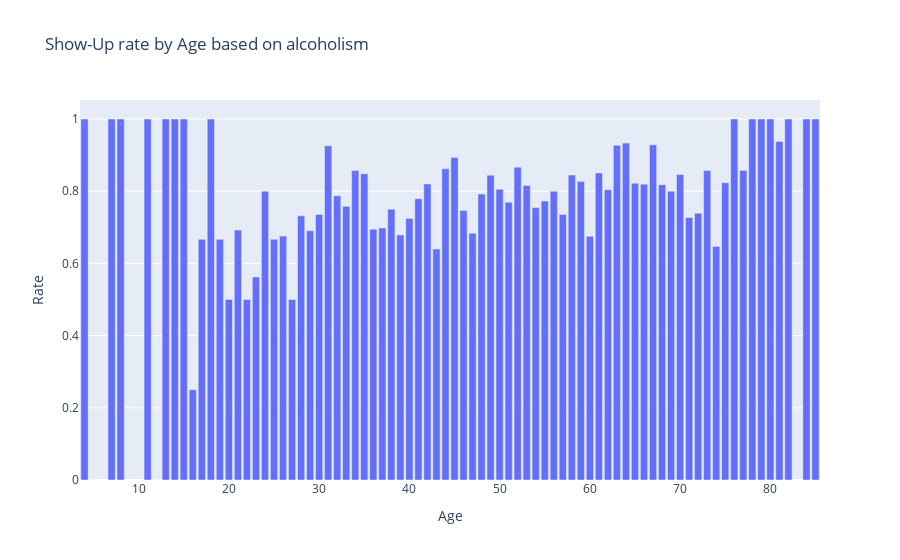

Notebook source saved alongside this figure:
### Code cell
alcoholism = age_based_data[age_based_data['Category'] == 'Alcoholism']
hypertension = age_based_data[age_based_data['Category'] == 'Hypertension']
diabetes = age_based_data[age_based_data['Category'] == 'Diabetes']
handicap = age_based_data[age_based_data['Category'] == 'Handicap']

plot1 = go.Bar(
    x= alcoholism['Age'],
    y= alcoholism['Show-Up Rate'],
    text= alcoholism['Age'],
    name="Age")

layout = dict(title = "Show-Up rate by Age based on alcoholism",barmode='group',xaxis=dict({"title":"Age"}),
             yaxis=dict({"title":"Rate"}))
dat = [plot1]
fig = go.Figure(data=dat,layout=layout)
iplot(fig,filename='grouped-bar')

### Figure 1 — Plotly figure (JSON) as saved in the notebook; plotly's stock layout.template omitted (floating-point values rounded to 4 significant figures)
{"data": [{"name": "Age", "text": [4, 5, 7, 8, 11, 12, 13, 14, 15, 16, 17, 18, 19, 20, 21, 22, 23, 24, 25, 26, 27, 28, 29, 30, 31, 32, 33, 34, 35, 36, 37, 38, 39, 40, 41, 42, 43, 44, 45, 46, 47, 48, 49, 50, 51, 52, 53, 54, 55, 56, 57, 58, 59, 60, 61, 62, 63, 64, 65, 66, 67, 68, 69, 70, 71, 72, 73, 74, 75, 76, 77, 78, 79, 80, 81, 82, 84, 85], "type": "bar", "x": [4, 5, 7, 8, 11, 12, 13, 14, 15, 16, 17, 18, 19, 20, 21, 22, 23, 24, 25, 26, 27, 28, 29, 30, 31, 32, 33, 34, 35, 36, 37, 38, 39, 40, 41, 42, 43, 44, 45, 46, 47, 48, 49, 50, 51, 52, 53, 54, 55, 56, 57, 58, 59, 60, 61, 62, 63, 64, 65, 66, 67, 68, 69, 70, 71, 72, 73, 74, 75, 76, 77, 78, 79, 80, 81, 82, 84, 85], "y": [1, 0, 1, 1, 1, 0, 1, 1, 1, 0.25, 0.6667, 1, 0.6667, 0.5, 0.6923, 0.5, 0.5625, 0.8, 0.6667, 0.6757, 0.5, 0.7317, 0.6905, 0.7353, 0.9259, 0.7872, 0.7581, 0.8571, 0.8485, 0.6949, 0.6981, 0.75, 0.6786, 0.7246, 0.7792, 0.82, 0.64, 0.8621, 0.8936, 0.7467, 0.6835, 0.7922, 0.8444, 0.8051, 0.7692, 0.8667, 0.8158, 0.7549, 0.7727, 0.8, 0.7353, 0.8448, 0.8267, 0.675, 0.8507, 0.8043, 0.927, 0.9333, 0.8222, 0.8194, 0.9286, 0.8182, 0.8, 0.8462, 0.7273, 0.7391, 0.8571, 0.6471, 0.8235, 1, 0.8571, 1, 1, 1, 0.9375, 1, 1, 1]}], "layout": {"barmode": "group", "title": {"text": "Show-Up rate by Age based on alcoholism"}, "xaxis": {"title": {"text": "Age"}}, "yaxis": {"title": {"text": "Rate"}}}}
